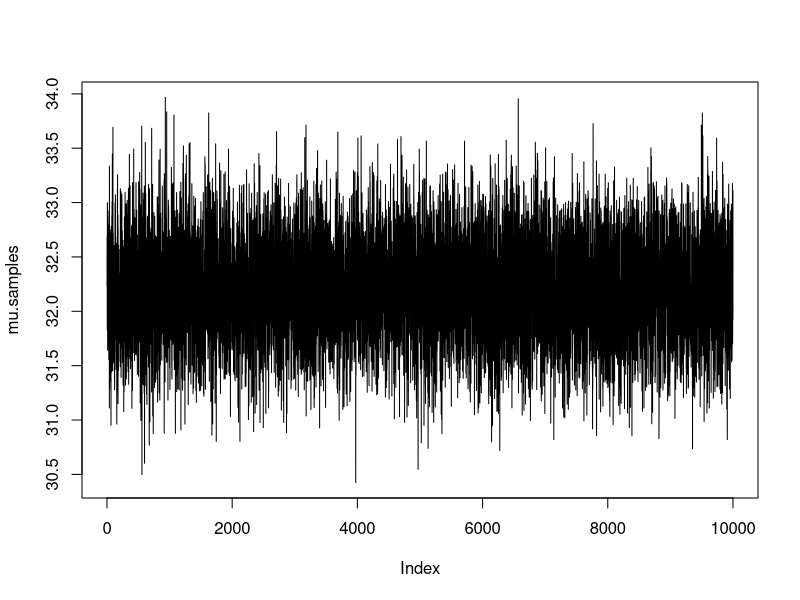
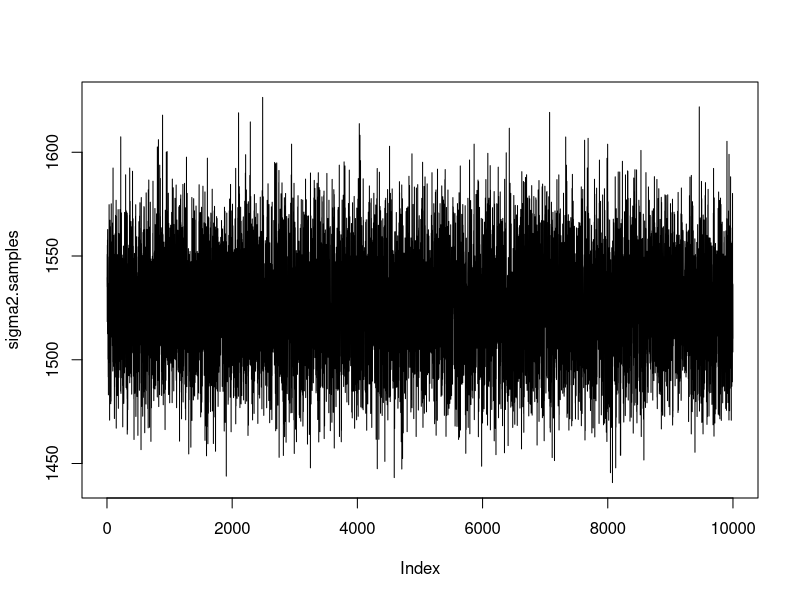
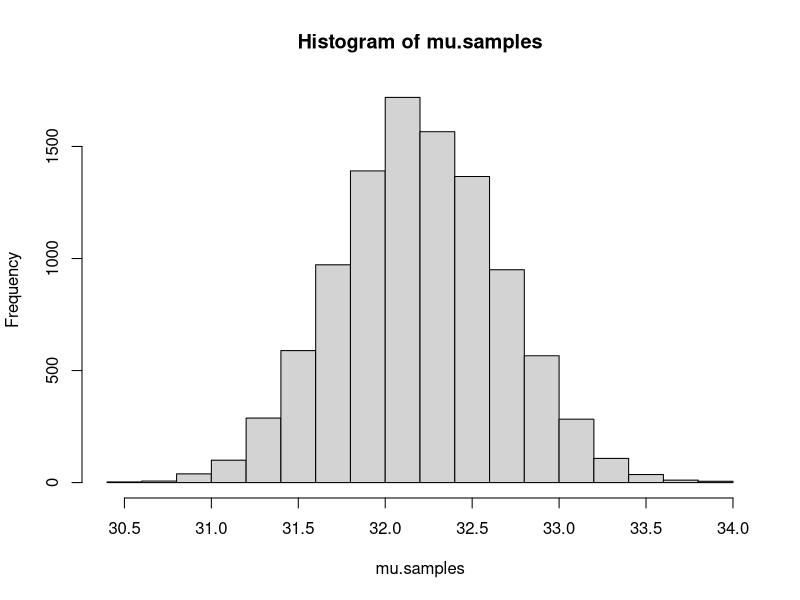
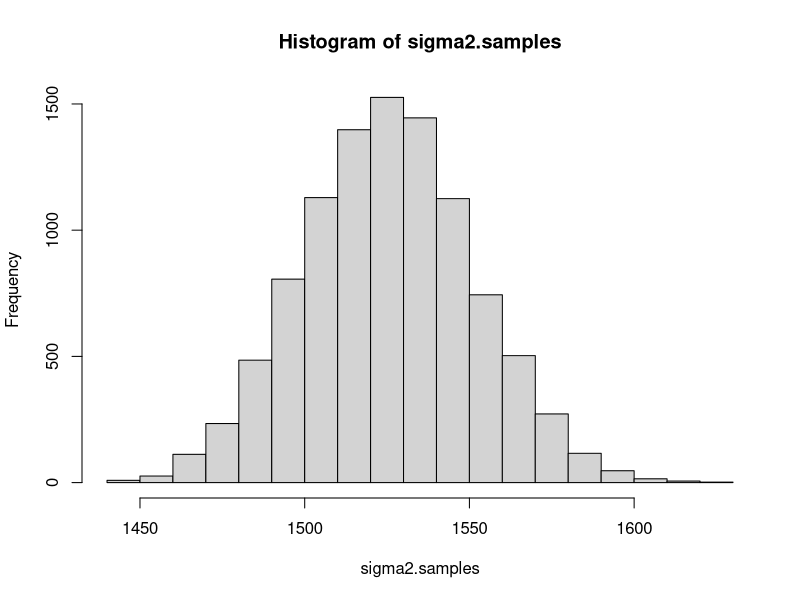

Recreate these plots in R, in order.
#### Lab 3 Task 1

### Setup
x = read.table("rainfall.dat", header=TRUE)[,1]
n = length(x)

## prior
mu0 = mean(x)
tau0 = 10
v0 = 100 # << n so should not matter too much (w close to 1)
sigma0 = 10

### Functions

### Implementation
# a) i)
# to keep track of samples
mu.samples = numeric()
sigma2.samples = numeric()

# initialize with prior values (any starting point is sufficient)
mu.sample = mu0
sigma2.sample = sigma0

for (i in 1:10000) {
  ## mu sampling
  # mun
  w = (n / sigma2.sample) / ( n / sigma2.sample + 1 / tau0^2 )
  mun = w * mean(x) + (1 - w) / mu0
  # taun2
  taun2 = 1 / (n / sigma2.sample + 1 / tau0^2)
  # sample mu
  mu.sample = rnorm(1, mean = mun, sd = sqrt(taun2))
  mu.samples[i] = mu.sample
  
  ## sigma sampling
  # vn
  vn = n + v0
  # sigma2n
  sigma2n = (v0 * sigma0^2 + sum((x - mu.sample)^2)) / (n + v0)
  chi2 = rchisq(vn, n=1)
  sigma2.sample = vn * sigma2n / chi2
  sigma2.samples[i] = sigma2.sample
}
# plot of the trajectories
plot(mu.samples, type="l")
plot(sigma2.samples, type="l")

# histogram of the distribution
hist(mu.samples)
hist(sigma2.samples)
#b)

